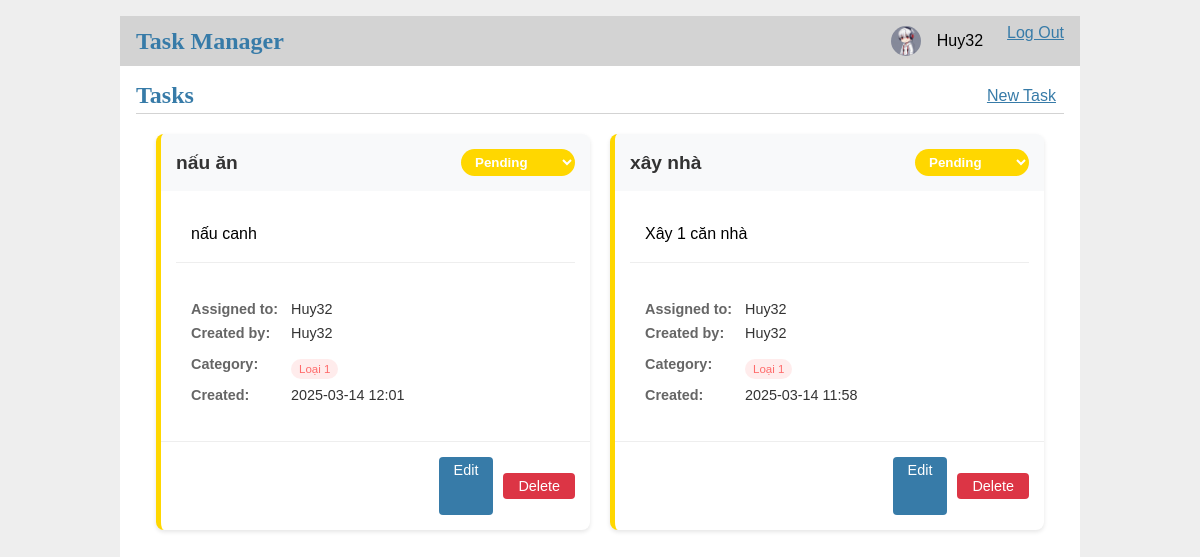
/ (signed in), run on an earlier commit of the app's database.
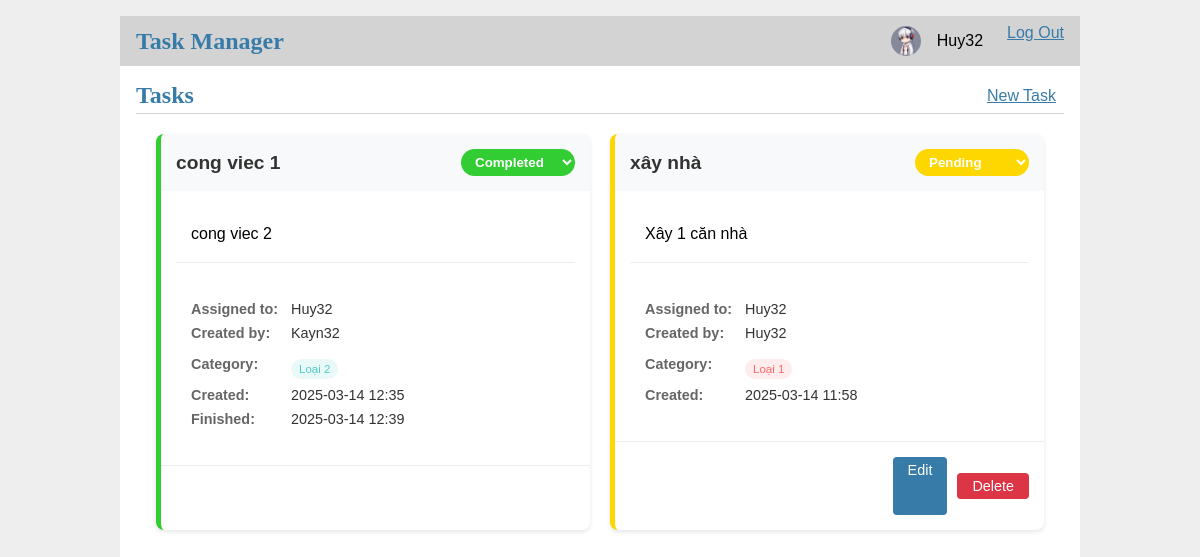
And on a later commit of the database.
### tables this page shows
CREATE TABLE user (
    id INTEGER PRIMARY KEY AUTOINCREMENT,
    username TEXT UNIQUE NOT NULL,
    password TEXT NOT NULL,
    role TEXT NOT NULL DEFAULT 'user',
    is_blocked INTEGER NOT NULL DEFAULT 0,
    avatar TEXT
);

CREATE TABLE task (
    id INTEGER PRIMARY KEY AUTOINCREMENT,
    title TEXT NOT NULL,
    description TEXT NOT NULL,
    status TEXT NOT NULL DEFAULT 'pending',
    created TIMESTAMP NOT NULL DEFAULT CURRENT_TIMESTAMP,
    finished TIMESTAMP,
    assigned_to INTEGER NOT NULL,
    created_by INTEGER NOT NULL,
    category_id INTEGER,
    FOREIGN KEY (assigned_to) REFERENCES user (id),
    FOREIGN KEY (created_by) REFERENCES user (id),
    FOREIGN KEY (category_id) REFERENCES category (id)
);

CREATE TABLE category (
    id INTEGER PRIMARY KEY AUTOINCREMENT,
    name TEXT NOT NULL,
    color TEXT NOT NULL,
    created_by INTEGER NOT NULL,
    FOREIGN KEY (created_by) REFERENCES user (id)
);

### app/task.py (the view)
@bp.route('/')
def index():
    db = get_db()
    if g.user and g.user['role'] == 'admin':
        tasks = db.execute(
            'SELECT t.id, t.title, t.description, t.status, t.created, t.finished,'
            ' t.assigned_to, t.created_by, t.category_id,'
            ' u1.username as assigned_name,'
            ' u2.username as creator_name,'
            ' c.name as category_name, c.color as category_color'
            ' FROM task t'
            ' JOIN user u1 ON t.assigned_to = u1.id'
            ' JOIN user u2 ON t.created_by = u2.id'
            ' LEFT JOIN category c ON t.category_id = c.id'
            ' ORDER BY created DESC'
        ).fetchall()
    elif g.user:
        tasks = db.execute(
            'SELECT t.id, t.title, t.description, t.status, t.created, t.finished,'
            ' t.assigned_to, t.created_by, t.category_id,'
            ' u1.username as assigned_name,'
            ' u2.username as creator_name,'
            ' c.name as category_name, c.color as category_color'
            ' FROM task t'
            ' JOIN user u1 ON t.assigned_to = u1.id'
            ' JOIN user u2 ON t.created_by = u2.id'
            ' LEFT JOIN category c ON t.category_id = c.id'
            ' WHERE t.assigned_to = ? OR t.created_by = ?'
            ' ORDER BY created DESC',
            (g.user['id'], g.user['id'])
        ).fetchall()
    else:
        tasks = []
    return render_template('task/index.html', tasks=tasks)

### app/auth.py (called while the page is built, shortened)
@bp.before_app_request
def load_logged_in_user():
    user_id = session.get('user_id')
    if user_id is None:
        g.user = None
    else:
        user = get_db().execute(
            'SELECT * FROM user WHERE id = ?', (user_id,)
        ).fetchone()
        if user:
            user_dict = dict(user)
            is_blocked = user_dict.get('is_blocked')
            if is_blocked is not None and bool(is_blocked):
                g.user = None
                session.clear()
                flash('Tài khoản đã bị khóa. Mời đăng nhập lại.')
                return redirect(url_for('auth.login'))
            else:
                g.user = user_dict
        else:
            g.user = None

### app/db.py (called while the page is built)
def get_db():
    if 'db' not in g:
        g.db = sqlite3.connect(
            current_app.config['DATABASE'],
            detect_types=sqlite3.PARSE_DECLTYPES
        )
        g.db.row_factory = sqlite3.Row
    return g.db

### app/task.py (called while the page is built)
def _get_status_color(status):
    colors = {
        'pending': '#ffd700',
        'in-progress': '#1e90ff',
        'completed': '#32cd32'
    }
    return colors.get(status, '#666')

@bp.app_template_global('get_status_color')
def get_status_color(status):
    return _get_status_color(status)

### app/templates/task/index.html (shortened to what this page needs)
{% extends 'base.html' %}
{% block header %}
  <h1>{% block title %}Tasks{% endblock %}</h1>
  {% if g.user %}
    <a class="action" href="{{ url_for('task.create') }}">New Task</a>
  {% endif %}
{% endblock %}
{% block content %}
  <div class="task-grid">
    {% for task in tasks %}
      <div class="task-card {{ task['status'] }}" id="task-{{ task['id'] }}">
        <div class="card-header">
          <h2>{{ task['title'] }}</h2>
          {% if g.user and (g.user['id'] == task['assigned_to'] or g.user['id'] == task['created_by'] or g.user['role'] == 'admin') %}
            <select class="status-select"
                    data-task-id="{{ task['id'] }}"
                    onchange="updateTaskStatus(this)"
                    style="background-color: {{ get_status_color(task['status']) }}">
              <option value="pending" {% if task['status'] == 'pending' %}selected{% endif %}>Pending</option>
              <option value="completed" {% if task['status'] == 'completed' %}selected{% endif %}>Completed</option>
            </select>
          {% else %}
            <span class="status-badge" style="background-color: {{ get_status_color(task['status']) }}">
              {{ task['status'] }}
            </span>
          {% endif %}
        </div>
        <div class="card-body">
          <p class="task-description">{{ task['description'] }}</p>
          <div class="task-meta">
            <div class="meta-item">
              <span class="meta-label">Assigned to:</span>
              <span class="meta-value">{{ task['assigned_name'] }}</span>
            </div>
            <div class="meta-item">
              <span class="meta-label">Created by:</span>
              <span class="meta-value">{{ task['creator_name'] }}</span>
            </div>
            {% if task['category_name'] %}
              <div class="meta-item">
                <span class="meta-label">Category:</span>
                <span class="category-badge"
                      style="background-color: {{ task['category_color'] }}20;
                             color: {{ task['category_color'] }}">
                  {{ task['category_name'] }}
                </span>
              </div>
            {% endif %}
            <div class="meta-item">
              <span class="meta-label">Created:</span>
              <span class="meta-value">{{ task['created'].strftime('%Y-%m-%d %H:%M') }}</span>
            </div>
            <div class="meta-item finished-time" {% if not task['finished'] %}style="display: none;"{% endif %}>
              <span class="meta-label">Finished:</span>
              <span class="meta-value">
                {% if task['finished'] %}
                  {{ task['finished'].strftime('%Y-%m-%d %H:%M') }}
                {% endif %}
              </span>
            </div>
          </div>
        </div>
        <div class="card-actions">
          {% if g.user['role'] == 'admin' or g.user['id'] == task['created_by'] %}
            <a href="{{ url_for('task.update', id=task['id']) }}" class="btn-edit">Edit</a>
            <form action="{{ url_for('task.delete', id=task['id']) }}" method="post" class="inline-form">
              <button class="btn-delete" onclick="return confirm('Are you sure?');">Delete</button>
            </form>
          {% endif %}
        </div>
      </div>
    {% endfor %}
  </div>
{% endblock %}

### app/templates/base.html (shortened to what this page needs)
<!doctype html>
<link rel="stylesheet" href="https://cdnjs.cloudflare.com/ajax/libs/font-awesome/5.15.4/css/all.min.css">
<link rel="stylesheet" href="{{ url_for('static', filename='style.css') }}">
<nav>
    <h1>
        <a href="{{ url_for('index') }}" class="site-title">Task Manager</a>
    </h1>
    <ul>
        {% if g.user %}
            <li><a href="{{ url_for('user.profile') }}" class="user-profile">
                <img src="{{ g.user['avatar'] }}" alt="avatar" class="nav-avatar">
                <span>{{ g.user['username'] }}</span>
            </a></li>
            <li><a href="{{ url_for('auth.logout') }}">Log Out</a></li>
        {% else %}
            <li><a href="{{ url_for('auth.register') }}">Register</a></li>
            <li><a href="{{ url_for('auth.login') }}">Log In</a></li>
        {% endif %}
    </ul>
</nav>
<section class="content">
    <header>
        {% block header %}{% endblock %}
    </header>
    {% block content %}{% endblock %}
</section>

### app/static/style.css (style rules this page uses)
h1 { font-family: serif; color: #377ba8; margin: 1rem 0; }
a { color: #377ba8; }
nav { background: lightgray; display: flex; align-items: center; padding: 0 0.5rem; }
nav h1 { flex: auto; margin: 0; }
nav h1 a { text-decoration: none; padding: 0.25rem 0.5rem; }
nav ul { display: flex; list-style: none; margin: 0; padding: 0; }
nav ul li a, nav ul li span, header .action { display: block; padding: 0.5rem; }
.content { padding: 0 1rem 1rem; }
.content > header { border-bottom: 1px solid lightgray; display: flex; align-items: flex-end; }
.content > header h1 { flex: auto; margin: 1rem 0 0.25rem 0; }
.content:last-child { margin-bottom: 0; }
.content form { margin: 1em 0; display: flex; flex-direction: column; }
.task-grid { display: grid; grid-template-columns: repeat(auto-fill, minmax(300px, 1fr)); gap: 20px; padding: 20px; }
.task-card { background: white; border-radius: 8px; box-shadow: 0 2px 4px rgba(0,0,0,0.1); overflow: hidden; transition: transform 0.2s; }
.task-card.pending { border-left: 5px solid #ffd700; }
.task-card.completed { border-left: 5px solid #32cd32; }
.card-header { padding: 15px; background: #f8f9fa; display: flex; justify-content: space-between; align-items: center; }
.card-header h2 { margin: 0; font-size: 1.2em; color: #333; }
.card-body { padding: 15px; }
.task-meta { margin-top: 15px; font-size: 0.9em; color: #666; }
.card-actions { padding: 15px; border-top: 1px solid #eee; display: flex; justify-content: flex-end; gap: 10px; }
.btn-edit, .btn-delete { padding: 5px 15px; border-radius: 4px; border: none; cursor: pointer; font-size: 0.9em; }
.btn-edit { background: #377ba8; color: white; text-decoration: none; }
.btn-delete { background: #dc3545; color: white; }
.btn-submit, .btn-cancel, .btn-delete { padding: 10px 20px; border: none; border-radius: 4px; cursor: pointer; font-size: 1em; text-decoration: none; text-align: center; }
.nav-avatar { width: 30px; height: 30px; border-radius: 50%; margin-right: 8px; vertical-align: middle; }
.user-profile { display: flex; align-items: center; text-decoration: none; color: inherit; }
.site-title { text-decoration: none; color: inherit; font-weight: bold; transition: color 0.3s ease; }
.task-card .category-badge { display: inline-block; padding: 4px 8px; border-radius: 12px; font-size: 0.8em; margin-top: 10px; }
.task-description { margin: 15px 0; line-height: 1.6; }

### app/templates/task/index.html (style rules this page uses)
.task-grid { display: grid; grid-template-columns: repeat(auto-fill, minmax(300px, 1fr)); gap: 20px; padding: 20px; }
.task-card { background: white; border-radius: 8px; box-shadow: 0 2px 4px rgba(0,0,0,0.1); overflow: hidden; }
.card-header { padding: 15px; background: #f8f9fa; display: flex; justify-content: space-between; align-items: center; }
.task-description { padding: 15px; margin: 0; border-bottom: 1px solid #eee; }
.task-meta { padding: 15px; }
.meta-item { margin: 8px 0; display: flex; align-items: center; }
.meta-label { font-weight: bold; min-width: 100px; color: #666; }
.meta-value { color: #333; }
.task-card.pending { border-left-color: #ffd700; }
.task-card.completed { border-left-color: #32cd32; }
.category-badge { padding: 4px 8px; border-radius: 12px; font-size: 0.8em; }
.inline-form { display: inline; }
.card-actions { padding: 15px; border-top: 1px solid #eee; display: flex; justify-content: flex-end; gap: 10px; }
.btn-edit, .btn-delete { padding: 5px 15px; border-radius: 4px; cursor: pointer; font-size: 0.9em; border: none; }
.btn-edit { background: #377ba8; color: white; text-decoration: none; }
.btn-delete { background: #dc3545; color: white; }
.status-select { padding: 5px 10px; border-radius: 15px; border: none; color: white; font-weight: bold; cursor: pointer; transition: background-color 0.3s; }
.status-select option { background-color: white; color: black; }
.task-card { transition: border-left-color 0.3s; }

What changed in the data, as far as the page shows it:
removed task: title "nấu ăn", status+id "Pending", description "nấu canh", assigned_name "Huy32", creator_name "Huy32", category_name "Loại 1", created "2025-03-14 12:01"
added task: title "cong viec 1", status+id "Completed", description "cong viec 2", assigned_name "Huy32", creator_name "Kayn32", category_name "Loại 2", created "2025-03-14 12:35", finished "2025-03-14 12:39"
